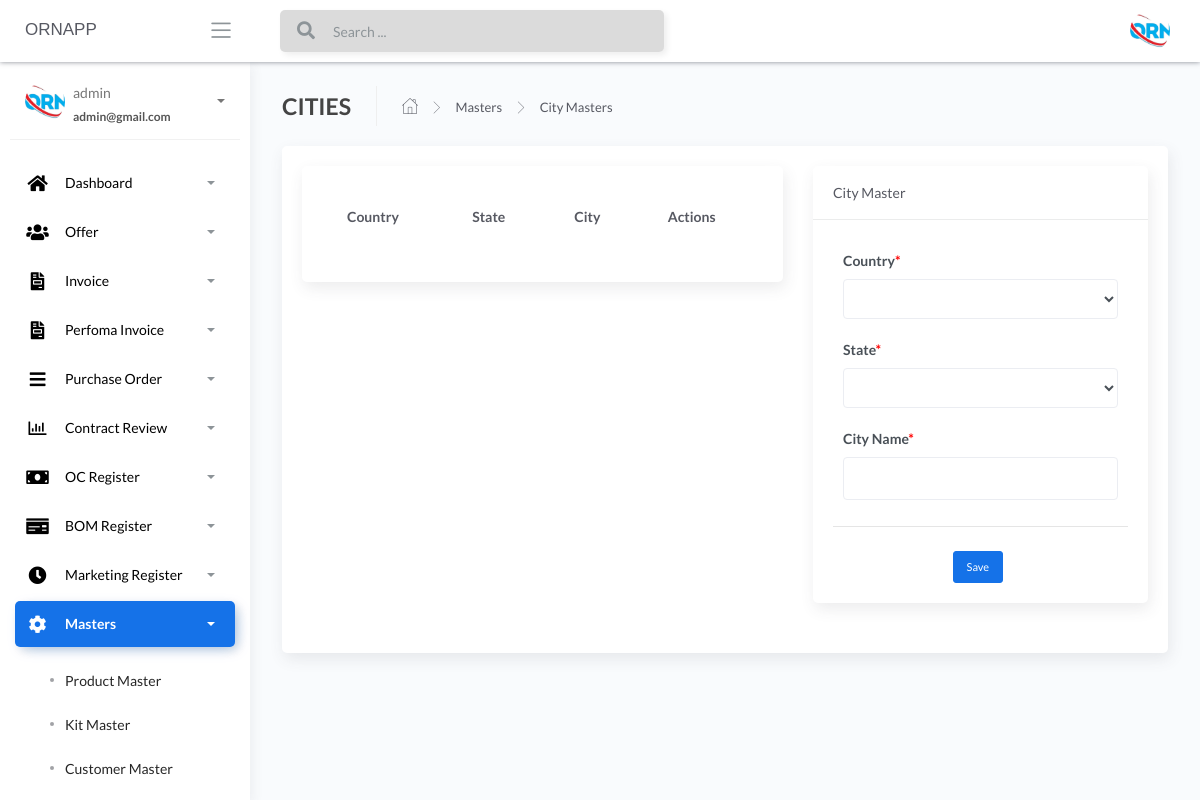
/City-masters (signed in), run on an earlier commit of the app's database.
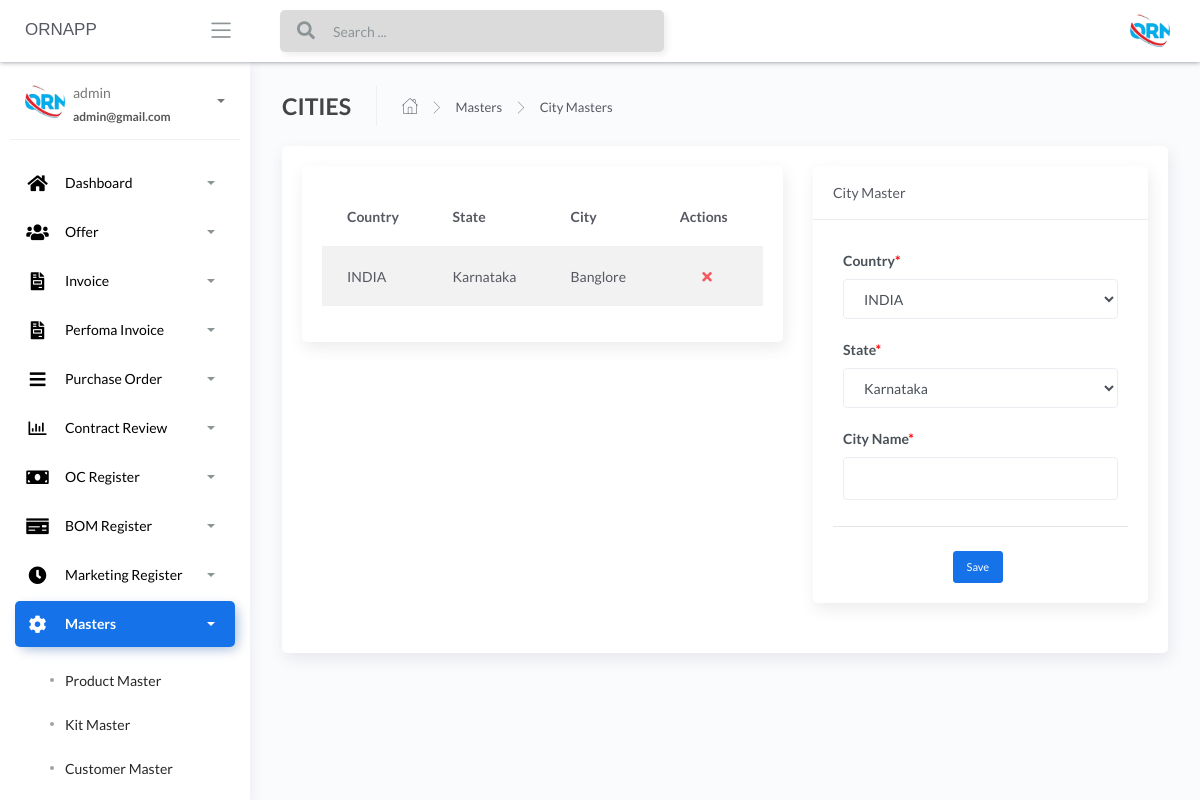
And on a later commit of the database.
### apps/home/models.py (models this page shows, shortened)
class CityMaster(db.Model):
    __tablename__ = "CityMaster"
    id = db.Column(db.Integer, primary_key=True)
    country_name = db.Column(db.String())
    state_name = db.Column(db.String())
    city_name = db.Column(db.String())

class CountryMaster(db.Model):
    __tablename__ = "CountryMaster"
    id = db.Column(db.Integer, primary_key=True)
    country_name_temp = db.Column(db.String())
    def __repr__(self):
        return self.country_name_temp

class StateMaster(db.Model):
    __tablename__ = "StateMaster"
    id = db.Column(db.Integer, primary_key=True)
    state_name_temp = db.Column(db.String())
    def __repr__(self):
        return self.state_name_temp

### apps/home/routes.py (the view, shortened to what this page needs)
@blueprint.route('/City-masters', methods=['GET', 'POST'])
@login_required
def City_masters():
    if request.method == 'GET':
        users = CityMaster.query.all()
        states = StateMaster.query.all()
        countries = CountryMaster.query.all()
        return render_template('home/City-masters.html', len_country= len(countries), users=users, len_state=len(states), states=states, countries=countries,segment='City-masters')

### apps/__init__.py (called while the page is built)
def configure_database(app):
    @app.before_first_request
    def initialize_database():
        db.create_all()
    @app.teardown_request
    def shutdown_session(exception=None):
        db.session.remove()

### apps/authentication/models.py (called while the page is built)
@login_manager.user_loader
def user_loader(id):
    return Users.query.filter_by(id=id).first()

### apps/templates/home/City-masters.html (shortened to what the changed rows need)
{% extends "layouts/base.html" %}
{% block content %}
<div class="content">
	<div class="page-inner">
		<div class="row">
			<div class="col-md-12">
				<div class="card">
					<div class="card-body">
						<div class="row">
							<div class="col-sm-7">
								<div class="content">
									<div class="row">
										<div class="col-sm-12">
											<div class="card">
												<div class="card-body">
													<div class="table-responsive">
														<table id="add-row"
															class="display table table-striped table-hover">
															<thead>
																<tr>
																	<th> Country </th>
																	<th> State </th>
																	<th> City </th>
																	<th>Actions</th>
																</tr>
															</thead>
															<tbody>
																{% for user in users %}
																<tr {% if loop.index %2==0 %} {% else %} {% endif %}>
																	<td>{{user.country_name}}</td>
																	<td>{{user.state_name}}</td>
																	<td>{{user.city_name}}</td>
																	<td>
																		<div class="form-button-action">
																			<span style="font-size: 24px;color:red;">
																				<a href="/{{user.id}}/deletecity"
																					type="button" data-toggle="tooltip"
																					name="submit_city"
																					class="btn btn-link btn-danger"
																					data-original-title="Remove"
																					value="submitcity"> <i
																						class="fas fa-times"></i></a>
																			</span>
																		</div>
																	</td>
																	{% endfor %}
																</tr>
															</tbody>
														</table>
													</div>
												</div>
											</div>
										</div>
									</div>
								</div>
							</div>
							<div class="col-sm-5">
								<div class="content">
									<form action='' method="POST">
										<div class="content-wrapper">
											<div class="row">
												<div class="col-sm-12">
													<div class="card">
														<div class="card-body">
															<div class="col-sm-12">
																<div class="row">
																	<div class="form-group col-sm-12">
																		<label>Country<span
																				style="color: red;">*</span></label>
																		<select name="country_name"
																			class="form-control">
																			{% for user in range(0, len_country) %}
																			<option>{{ countries[user] }}</option>
																			{% endfor %}
																		</select>
																	</div>
																	<div class="form-group col-sm-12">
																		<label for="publisher">State<span
																				style="color: red;">*</span></label>
																		<select name="state_name" class="form-control">
																			{% for user in range(0, len_state) %}
																			<option>{{ states[user] }}</option>
																			{% endfor %}
																		</select>
																	</div>
																</div>
															</div>
														</div>
													</div>
												</div>
											</div>
										</div>
									</form>
								</div>
							</div>
						</div>
					</div>
				</div>
			</div>
		</div>
	</div>
</div>
{% endblock content %}

What changed in the data, as far as the page shows it:
added CityMaster: country_name "INDIA", state_name "Karnataka", city_name "Banglore"
added CountryMaster: country_name "INDIA"
added StateMaster: state_name "Karnataka"
